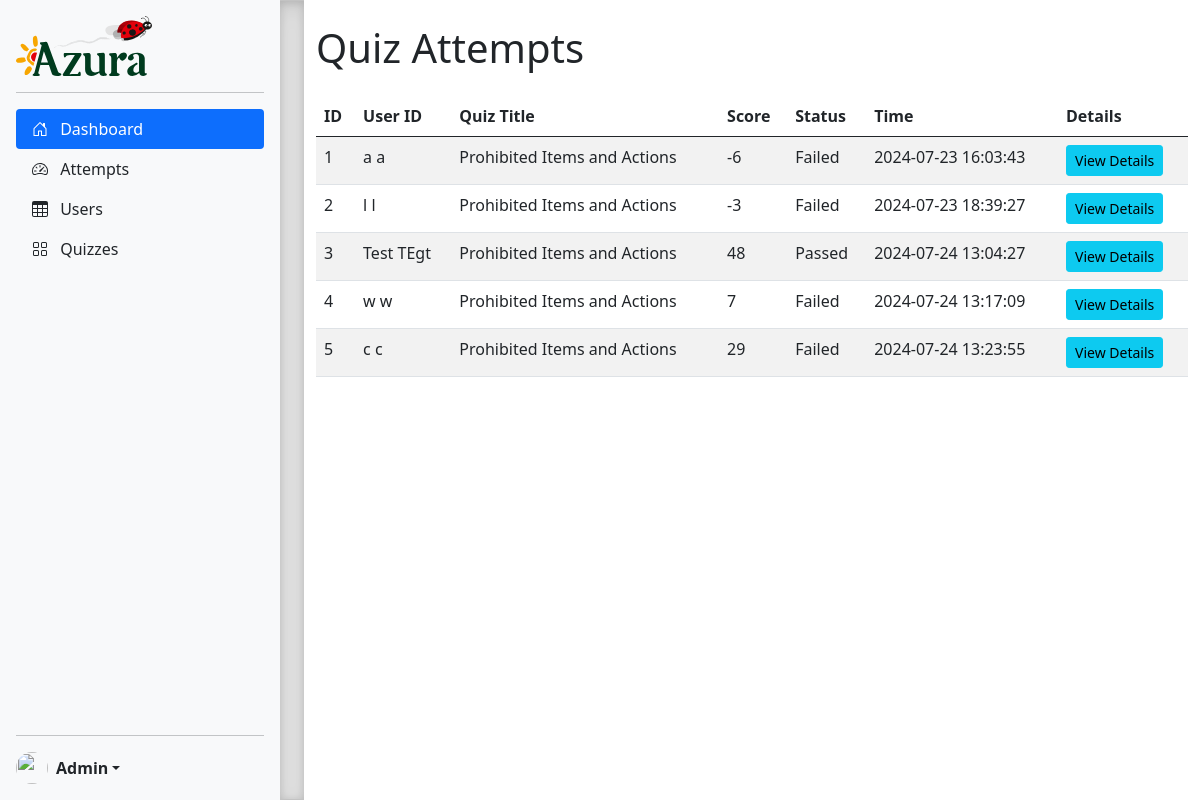
Page /admin/attempts on the earlier database version.
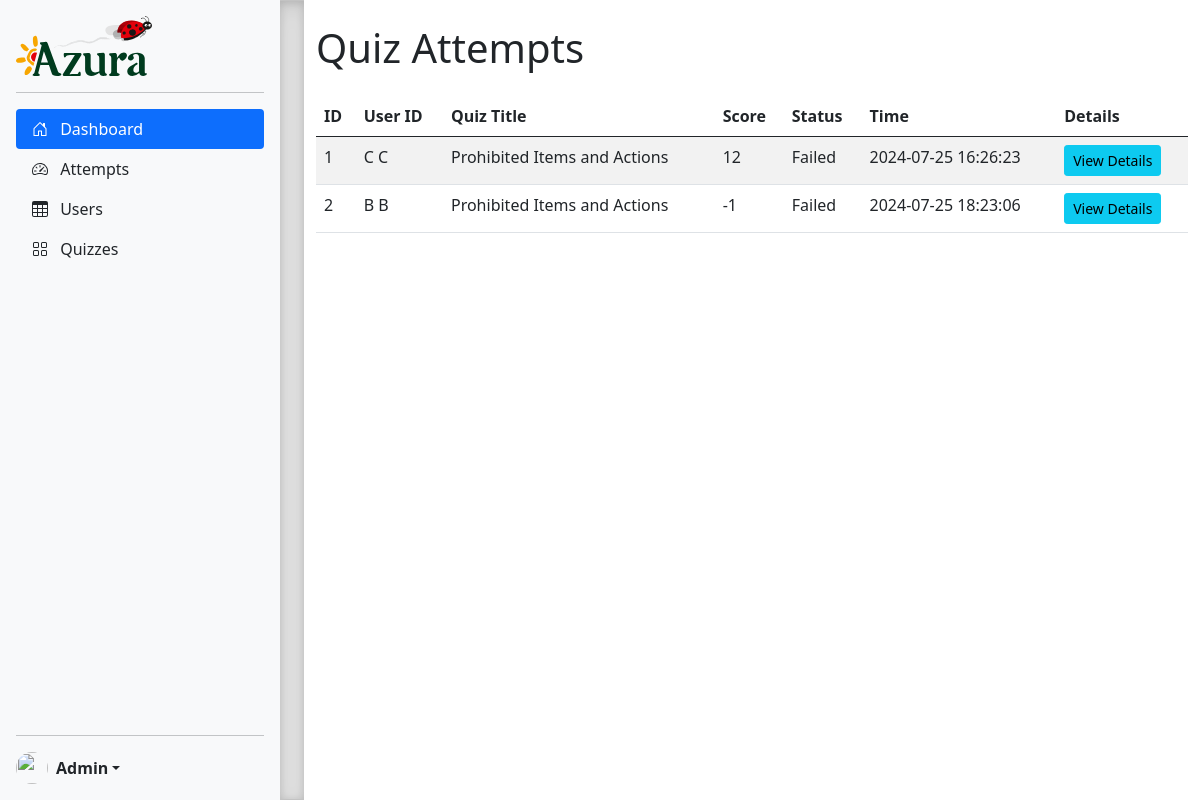
Same page on the later database version.
### models.py (models this page shows, shortened)
class Attempt(db.Model):
    __tablename__ = 'Attempts'
    id = db.Column(db.Integer, primary_key=True, autoincrement=True)
    user_id = db.Column(db.Integer, db.ForeignKey('Users.id'), nullable=False)
    quiz_id = db.Column(db.Integer, db.ForeignKey('Quizzes.id'), nullable=False)
    score = db.Column(db.Integer, nullable=False)
    status = db.Column(db.String, nullable=False)
    time = db.Column(db.DateTime, nullable=False)
    user = db.relationship('User', backref='attempts')
    quiz = db.relationship('Quiz', backref='attempts')
    answers = db.relationship("Answer", backref="attempts")

class User(db.Model, UserMixin):
    __tablename__ = 'Users'
    id = db.Column(db.Integer, primary_key=True, autoincrement=True)
    emp_id = db.Column(db.String, nullable=False)
    cin = db.Column(db.String, nullable=False)
    first_name = db.Column(db.String, nullable=False)
    last_name = db.Column(db.String, nullable=False)
    service = db.Column(db.String, nullable=False)
    site = db.Column(db.String, nullable=False)
    password = db.Column(db.String, nullable=False)

class Quiz(db.Model):
    __tablename__ = 'Quizzes'
    id = db.Column(db.Integer, primary_key=True)
    title = db.Column(db.String, nullable=False)
    language = db.Column(db.String, nullable=False)
    is_active = db.Column(db.Boolean, default=False)  # Add this field
    questions = db.relationship("Question", back_populates="quiz")

### admin.py (the view)
@admin_bp.route('/attempts')
def view_attempts():
    attempts = db.session.query(Attempt, User, Quiz).join(User).join(Quiz).all()
    return render_template('admin/view_attempts.html', attempts=attempts)

### app.py (called while the page is built)
@app.before_request
def set_default_language():
    if 'language' not in session:
        session['language'] = 'fr'

### templates/admin/view_attempts.html (shortened to what this page needs)
{% extends "admin/sidebar.html" %} {% block title %}Attempts{% endblock %} {%
block content %}
<div class="container mt-4">
  <h1 class="mb-4">Quiz Attempts</h1>
  <table class="table table-striped">
    <thead>
      <tr>
        <th>ID</th>
        <th>User ID</th>
        <th>Quiz Title</th>
        <th>Score</th>
        <th>Status</th>
        <th>Time</th>
        <th>Details</th>
      </tr>
    </thead>
    <tbody>
      {% for attempt, user, quiz in attempts %}
      <tr>
        <td>{{ attempt.id }}</td>
        <td>{{ user.first_name }} {{ user.last_name }}</td>
        <td>{{ quiz.title }}</td>
        <td>{{ attempt.score }}</td>
        <td>{{ attempt.status }}</td>
        <td>{{ attempt.time.strftime('%Y-%m-%d %H:%M:%S') }}</td>
        <td>
          <a
            href="#"
            class="btn btn-info btn-sm"
            data-bs-toggle="modal"
            data-bs-target="#attemptModal{{ attempt.id }}"
            >View Details</a
          >
        </td>
      </tr>
      {% endfor %}
    </tbody>
  </table>
</div>
{% endblock %}

### templates/admin/sidebar.html (shortened to what this page needs)
<!DOCTYPE html>
<html lang="en">
  <head>
    <link
      rel="stylesheet"
      href="https://cdnjs.cloudflare.com/ajax/libs/bootstrap-icons/1.10.0/font/bootstrap-icons.min.css"
    />
    <link
      href="{{ url_for('static', filename='css/bootstrap.min.css') }}"
      rel="stylesheet"
    />
    <link
      href="{{ url_for('static', filename='css/sidebars.css') }}"
      rel="stylesheet"
    />
  </head>
  <body>
    <main>
      <div
        class="d-flex flex-column flex-shrink-0 p-3 bg-light"
        style="width: 280px"
      >
        <a
          href="/"
          class="d-flex align-items-center mb-3 mb-md-0 me-md-auto link-dark text-decoration-none"
        >
          <img
            class="bi me-2"
            height="60"
            src="{{ url_for('static', filename='logo-azura.svg') }}"
            alt=""
          />
        </a>
        <hr />
        <ul class="nav nav-pills flex-column mb-auto">
          <li class="nav-item">
            <a
              href="{{ url_for('admin.dashboard') }}"
              class="nav-link active"
              aria-current="page"
            >
              <svg class="bi me-2" width="16" height="16">
                <use xlink:href="#home" />
              </svg>
              Dashboard
            </a>
          </li>
          <li>
            <a
              href="{{ url_for('admin.view_attempts') }}"
              class="nav-link link-dark"
            >
              <svg class="bi me-2" width="16" height="16">
                <use xlink:href="#speedometer2" />
              </svg>
              Attempts
            </a>
          </li>
          <li>
            <a
              href="{{ url_for('admin.view_users') }}"
              class="nav-link link-dark"
            >
              <svg class="bi me-2" width="16" height="16">
                <use xlink:href="#table" />
              </svg>
              Users
            </a>
          </li>
          <li>
            <a href="{{ url_for('admin.quizzes') }}" class="nav-link link-dark">
              <svg class="bi me-2" width="16" height="16">
                <use xlink:href="#grid" />
              </svg>
              Quizzes
            </a>
          </li>
        </ul>
        <hr />
        <div class="dropdown">
          <a
            href="#"
            class="d-flex align-items-center link-dark text-decoration-none dropdown-toggle"
            id="dropdownUser2"
            data-bs-toggle="dropdown"
            aria-expanded="false"
          >
            <img
              src="https://github.com/mdo.png"
              alt=""
              width="32"
              height="32"
              class="rounded-circle me-2"
            />
            <strong>Admin</strong>
          </a>
        </div>
      </div>
      <div class="b-example-divider b-example-vr"></div>
      {% block content %} {% endblock %}
    </main>
  </body>
</html>

### static/css/sidebars.css (style rules this page uses)
body { min-height: 100vh; min-height: -webkit-fill-available; }
html { height: -webkit-fill-available; }
main { display: flex; flex-wrap: nowrap; height: 100vh; height: -webkit-fill-available; max-height: 100vh; overflow-x: auto; overflow-y: hidden; }
.b-example-divider { flex-shrink: 0; width: 1.5rem; height: 100vh; background-color: rgba(0, 0, 0, .1); border: solid rgba(0, 0, 0, .15); border-width: 1px 0; box-shadow: inset 0 .5em 1.5em rgba(0, 0, 0, .1), inset 0 .125em .5em rgba(0, 0, 0, .15); }
.bi { vertical-align: -.125em; pointer-events: none; fill: currentColor; }
.dropdown-toggle { outline: 0; }

Differences in the rows shown:
removed Attempt: id "3", first_name "Test", last_name "TEgt", title "Prohibited Items and Actions", score "48", status "Passed", time "2024-07-24 13:04:27"
removed Attempt: id "4", first_name "w", last_name "w", title "Prohibited Items and Actions", score "7", status "Failed", time "2024-07-24 13:17:09"
removed Attempt: id "5", first_name "c", last_name "c", title "Prohibited Items and Actions", score "29", status "Failed", time "2024-07-24 13:23:55"
changed Attempt id 1: first_name "a" → "C"; last_name "a" → "C"; score "-6" → "12"; time "2024-07-23 16:03:43" → "2024-07-25 16:26:23"
changed Attempt id 2: first_name "l" → "B"; last_name "l" → "B"; score "-3" → "-1"; time "2024-07-23 18:39:27" → "2024-07-25 18:23:06"
